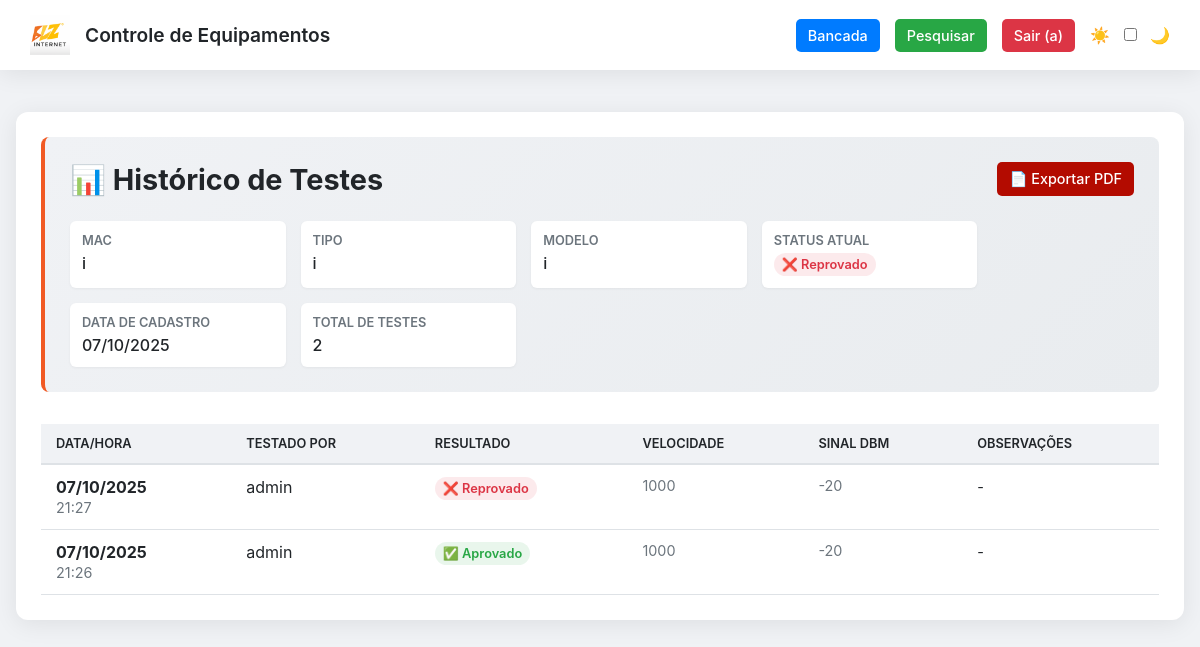
/historico/3 (signed in), run on an earlier commit of the app's database.
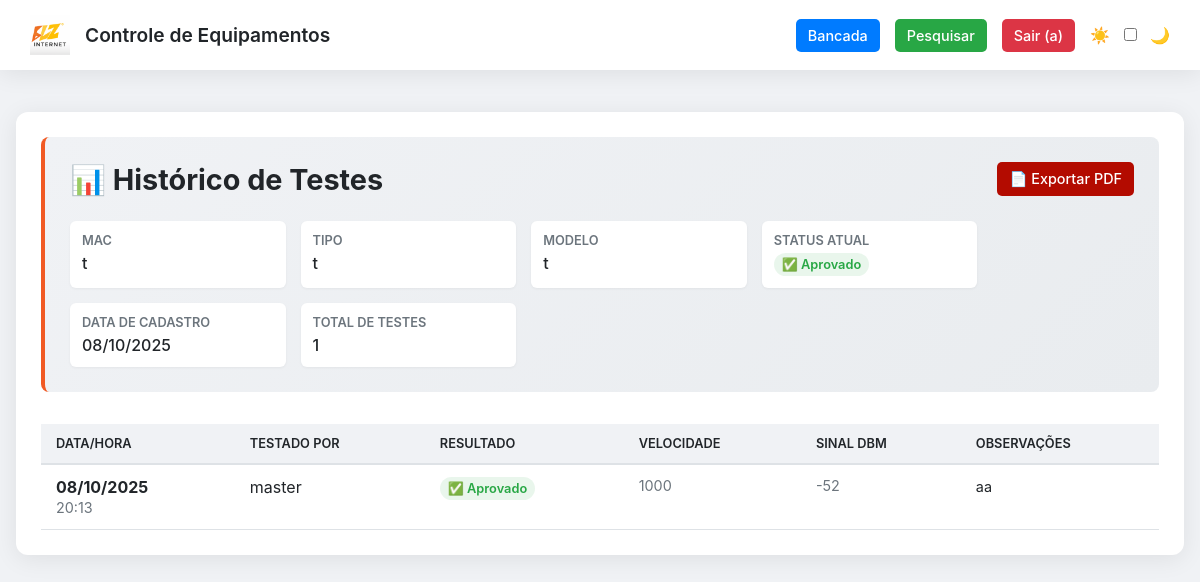
And on a later commit of the database.
### app.py (models this page shows, shortened)
class User(UserMixin, db.Model):
    __tablename__ = "user"
    id = db.Column(db.Integer, primary_key=True)
    username = db.Column(db.String(80), unique=True, nullable=False)
    password_hash = db.Column(db.String(256), nullable=False)
    role = db.Column(db.String(20), nullable=False, default="suporte")
    testes = db.relationship('Teste', backref='tester', lazy=True)
    logs = db.relationship('Log', backref='user', lazy=True)
    @property
    def is_admin(self) -> bool:
        return self.role == "master"

class Equipamento(db.Model):
    __tablename__ = "equipamento"
    id = db.Column(db.Integer, primary_key=True)
    tipo = db.Column(db.String(100), nullable=False)
    modelo = db.Column(db.String(100), nullable=False)
    serial = db.Column(db.String(100), unique=True, nullable=False)
    status_atual = db.Column(db.String(50), default="Aguardando Teste")
    data_cadastro = db.Column(db.DateTime, default=get_brasil_datetime)
    testes = db.relationship("Teste", backref="equipamento", lazy=True, order_by=lambda: Teste.data_teste.desc(), cascade="all, delete-orphan")

class Teste(db.Model):
    __tablename__ = "teste"
    id = db.Column(db.Integer, primary_key=True)
    data_teste = db.Column(db.DateTime, default=get_brasil_datetime)
    status = db.Column(db.String(50), nullable=False)
    velocidade_teste = db.Column(db.String(50))
    sinal_dbm = db.Column(db.String(50))
    observacoes = db.Column(db.String(300))
    equipamento_id = db.Column(db.Integer, db.ForeignKey("equipamento.id"), nullable=False)
    user_id = db.Column(db.Integer, db.ForeignKey('user.id'), nullable=False)

### app.py (the view)
@app.route("/historico/<int:equip_id>")
@login_required
def historico(equip_id: int):
    equipamento = Equipamento.query.get_or_404(equip_id)
    return render_template("historico.html", equipamento=equipamento, historico=equipamento.testes)

### app.py (called while the page is built)
@login_manager.user_loader
def load_user(user_id: str) -> Optional[User]:
    try:
        return User.query.get(int(user_id))
    except (ValueError, TypeError):
        return None

### templates/historico.html (shortened to what this page needs)
<!DOCTYPE html>
<html lang="pt-br" data-theme="light">
<head>
</head>
<body>
    <header class="top-bar">
        <div class="top-bar-logo">
            <img src="{{ url_for('static', filename='logo.png') }}" alt="Logotipo da Empresa">
            <h1>Controle de Equipamentos</h1>
        </div>
        <div class="top-bar-nav">
            <a href="{{ url_for('index') }}" class="nav-link link-bancada">Bancada</a>
            <a href="{{ url_for('pesquisar') }}" class="nav-link link-pesquisar">Pesquisar</a>
            <a href="{{ url_for('logout') }}" class="nav-link logout-link">Sair ({{ current_user.username }})</a>
            <div class="theme-switch">
                <span>☀️</span>
                <label class="switch">
                    <input type="checkbox" id="theme-toggle">
                </label>
                <span>🌙</span>
            </div>
        </div>
    </header>
    <main class="page-container">
        <section class="card">
            <header class="info-header">
                <div class="header-content">
                    <h1>📊 Histórico de Testes</h1>
                    <div class="equipamento-info">
                        <div class="info-item">
                            <div class="info-label">MAC</div>
                            <div class="info-value">{{ equipamento.serial }}</div>
                        </div>
                        <div class="info-item">
                            <div class="info-label">Tipo</div>
                            <div class="info-value">{{ equipamento.tipo }}</div>
                        </div>
                        <div class="info-item">
                            <div class="info-label">Modelo</div>
                            <div class="info-value">{{ equipamento.modelo }}</div>
                        </div>
                        <div class="info-item">
                            <div class="info-label">Status Atual</div>
                            <div class="info-value">
                                <span class="status-badge status-{{ equipamento.status_atual.lower().split(' ')[0] }}">
                                    {% if "Aprovado" in equipamento.status_atual %}✅{% else %}❌{% endif %}
                                    {{ equipamento.status_atual }}
                                </span>
                            </div>
                        </div>
                         <div class="info-item">
                            <div class="info-label">Data de Cadastro</div>
                            <div class="info-value">{{ equipamento.data_cadastro.strftime('%d/%m/%Y') if equipamento.data_cadastro else 'N/A' }}</div>
                        </div>
                        <div class="info-item">
                            <div class="info-label">Total de Testes</div>
                            <div class="info-value">{{ historico|length }}</div>
                        </div>
                    </div>
                </div>
                <a href="{{ url_for('export_historico_pdf', equip_id=equipamento.id) }}" class="btn btn-pdf" target="_blank">📄 Exportar PDF</a>
            </header>
            {% if historico %}
            <div class="table-responsive">
                <table aria-label="Histórico de testes do equipamento">
                    <thead>
                        <tr>
                            <th scope="col">Data/Hora</th>
                            <th scope="col">Testado por</th>
                            <th scope="col">Resultado</th>
                            <th scope="col">Velocidade</th>
                            <th scope="col">Sinal dBm</th>
                            <th scope="col">Observações</th>
                        </tr>
                    </thead>
                    <tbody>
                        {% for teste in historico %}
                        <tr>
                            <td>
                                <strong>{{ teste.data_teste.strftime('%d/%m/%Y') }}</strong><br>
                                <small class="teste-detalhes">{{ teste.data_teste.strftime('%H:%M') }}</small>
                            </td>
                            <td>{{ teste.tester.username }}</td>
                            <td>
                                <span class="status-badge status-{{ teste.status.lower() }}">
                                    {% if teste.status == "Aprovado" %}✅{% else %}❌{% endif %}
                                    {{ teste.status }}
                                </span>
                            </td>
                            <td class="teste-detalhes">{{ teste.velocidade_teste or 'N/A' }}</td>
                            <td class="teste-detalhes">{{ teste.sinal_dbm or 'N/A' }}</td>
                            <td class="observacoes">{{ teste.observacoes or '-' }}</td>
                        </tr>
                        {% endfor %}
                    </tbody>
                </table>
            </div>
            {% else %}
            <div class="empty-state">
                <h2>📭 Nenhum teste registrado</h2>
                <p>Este equipamento ainda não possui testes no histórico.</p>
            </div>
            {% endif %}
        </section>
    </main>
</body>
</html>

### templates/historico.html (style rules this page uses)
:root { --cor-laranja-blz: #f15a24; --cor-amarelo-blz: #fdb913; --gradiente-blz: linear-gradient(90deg, var(--cor-amarelo-blz), var(--cor-laranja-blz)); --cor-fundo: #f0f2f5; --cor-fundo-card: #ffffff; --cor-texto-principal: #212529; --cor-texto-secundario: #6c757d; --cor-borda: #dee2e6; --sombra: 0 4px 25px rgba(0, 0, 0, 0.08); --cor-primaria: #007bff; --cor-sucesso: #28a745; --cor-perigo: #dc3545; --cor-info: #17a2b8; --cor-aviso: #ffc107; --cor-pdf: #B30B00; }
* { box-sizing: border-box; }
body { font-family: -apple-system, BlinkMacSystemFont, "Segoe UI", Roboto, "Helvetica Neue", Arial, sans-serif; margin: 0; padding-top: 80px; background-color: var(--cor-fundo); color: var(--cor-texto-principal); transition: background-color 0.3s, color 0.3s; }
.top-bar { position: fixed; top: 0; left: 0; right: 0; display: flex; justify-content: space-between; align-items: center; padding: 15px 30px; background-color: var(--cor-fundo-card); box-shadow: var(--sombra); z-index: 1000; }
.top-bar-logo { display: flex; align-items: center; gap: 15px; }
.top-bar-logo img { height: 40px; }
.top-bar-logo h1 { font-size: 1.2rem; font-weight: 600; margin: 0; color: var(--cor-texto-principal); }
.top-bar-nav { display: flex; align-items: center; gap: 15px; }
.nav-link, .btn { text-decoration: none; color: white; padding: 8px 12px; border-radius: 5px; font-weight: 500; font-size: 0.9rem; transition: all 0.2s ease; border: none; cursor: pointer; }
.link-bancada { background-color: var(--cor-primaria); }
.link-pesquisar { background-color: var(--cor-sucesso); }
.logout-link { background-color: var(--cor-perigo); }
.page-container { max-width: 1400px; margin: 2em auto; padding: 0 1em; }
.card { background-color: var(--cor-fundo-card); padding: 25px; border-radius: 12px; box-shadow: var(--sombra); }
.info-header { display: flex; justify-content: space-between; align-items: flex-start; flex-wrap: wrap; gap: 20px; background: linear-gradient(135deg, var(--cor-fundo) 0%, #e9ecef 100%); padding: 25px; border-radius: 8px; margin-bottom: 2em; border-left: 4px solid var(--cor-laranja-blz); }
.header-content { flex-grow: 1; }
.header-content h1 { margin-top: 0; color: var(--cor-texto-principal); border-bottom: none; padding-bottom: 0; font-size: 1.8rem; }
.equipamento-info { display: grid; grid-template-columns: repeat(auto-fit, minmax(200px, 1fr)); gap: 15px; margin-top: 15px; }
.info-item { background-color: var(--cor-fundo-card); padding: 12px; border-radius: 6px; box-shadow: 0 1px 3px rgba(0,0,0,0.05); }
.info-label { font-size: 0.8rem; color: var(--cor-texto-secundario); text-transform: uppercase; font-weight: 600; margin-bottom: 5px; }
.info-value { font-size: 1rem; font-weight: 500; color: var(--cor-texto-principal); }
.btn-pdf { background-color: var(--cor-pdf); }
table { width: 100%; border-collapse: collapse; margin-top: 1em; }
th, td { padding: 12px 15px; border-bottom: 1px solid var(--cor-borda); text-align: left; word-break: break-word; vertical-align: top; }
th { background-color: var(--cor-fundo); font-weight: 600; position: sticky; top: 80px; border-bottom: 2px solid var(--cor-borda); text-transform: uppercase; font-size: 0.8rem; }
.status-badge { display: inline-flex; align-items: center; gap: 6px; padding: 4px 8px; border-radius: 12px; font-size: 0.8rem; font-weight: 600; }
.status-aprovado { background-color: rgba(40, 167, 69, 0.1); color: var(--cor-sucesso); }
.teste-detalhes { font-size: 0.9rem; color: var(--cor-texto-secundario); }
.observacoes { max-width: 200px; font-size: 0.9rem; line-height: 1.4; }
.theme-switch { display: flex; align-items: center; gap: 10px; color: var(--cor-texto-secundario); }

What changed in the data, as far as the page shows it:
removed Teste: data_teste "07/10/2025", data_teste "21:27", tester.username "admin", status "Reprovado", velocidade_teste "1000", sinal_dbm "-20", observacoes "-"
removed Teste: data_teste "07/10/2025", data_teste "21:26", tester.username "admin", status "Aprovado", velocidade_teste "1000", sinal_dbm "-20", observacoes "-"
changed Equipamento: serial "i" → "t"; tipo "i" → "t"; modelo "i" → "t"; status_atual "Reprovado" → "Aprovado"; data_cadastro "07/10/2025" → "08/10/2025"
now on this page (row edited): Teste: data_teste "08/10/2025", data_teste "20:13", tester.username "master", status "Aprovado", velocidade_teste "1000", sinal_dbm "-52", observacoes "aa"
Also different on the page:
{{ historico|length }}: "2" → "1"
